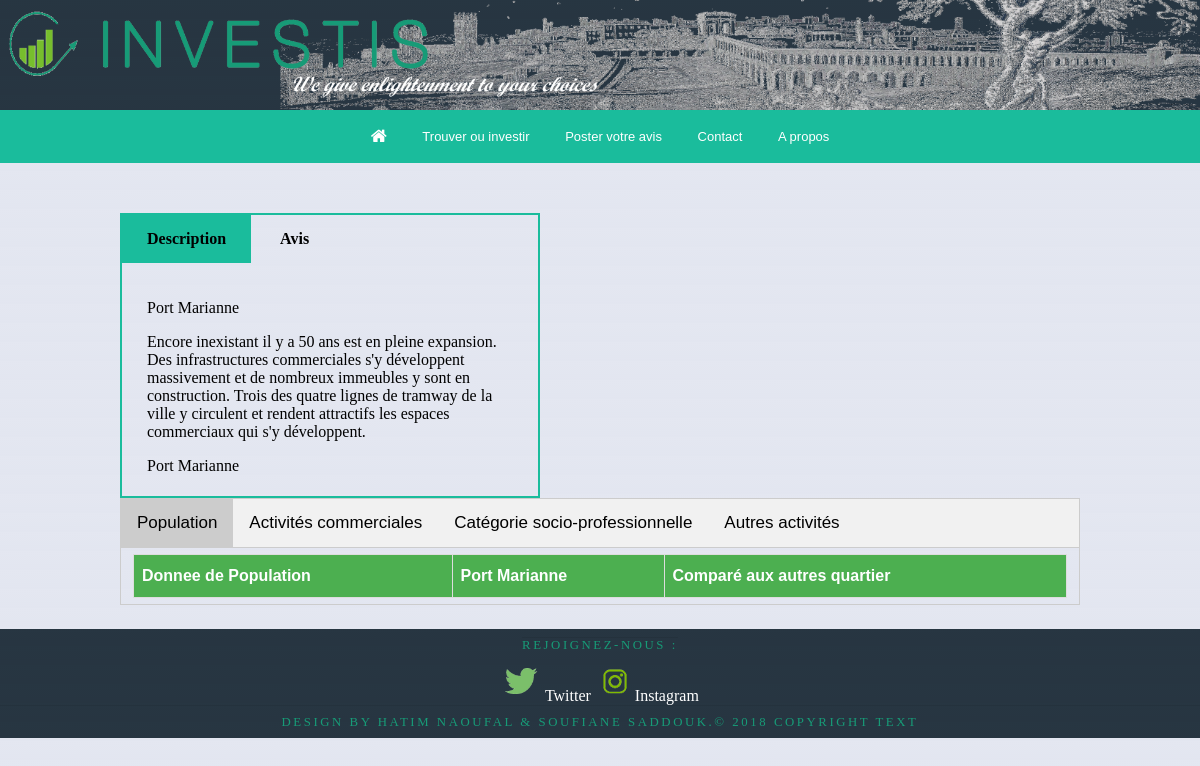
Screenshot of /results.php?nom_quartier=Port Marianne with the database file from the repository.
### tables this page shows
CREATE TABLE IF NOT EXISTS `quartier` (
  `code_quartier` int(11) NOT NULL,
  `nom_quartier` varchar(255) NOT NULL,
  `id_type` int(11) NOT NULL,
  `description` varchar(1000) NOT NULL,
  PRIMARY KEY (`code_quartier`),
  KEY `FK_quartier_id_type` (`id_type`)
);

### results.php (the view, shortened to what this page needs)
<?php
$nom_quartier = $_GET['nom_quartier'];
?>
<!DOCTYPE html>
<html>
<head>
<link type="text/css" rel="stylesheet" href="css/style.css" />
<link href="css/font-awesome/css/font-awesome.min.css" rel="stylesheet" type="text/css">
</head>
<body>
 <div class="header">
        <img class="montp" src="./images/img11.png" />
        <div class="head01">
            <div id="img1" class="head01">
                <a href="index.php" target="_blank"><img class="logo" src="./images/INVESTIS_logo.png" alt="C.investis logo" /></a>
            </div>
        </div>
        </div>
<div class="container">
    <div>
                <ul class="nav">
                    <li><a href="./recherche/recherche.php"><i class="icon-home icon-large"></i></a></li>
                    <li><a href="./recherche/recherche.php">Trouver ou investir</a></li>
                    <li><a href="./avis.php"> Poster votre avis</a></li>
                    <li><a href="./contact.php"> Contact</a></li>
                    <li><a href="./about.php"> A propos</a></li>
</ul>
    </div>
  </div>
<div class="main01">
      <label class="labeltab"  for="tab0">Description</label>
      <label class="labeltab" for="tab2">Avis</label>
      <div class="content12">
        <div id="content1">
        <p>
         <?php
try{
$bdd = new PDO('mysql:host=localhost;dbname=investis04;charset=utf8','root','');
$bdd ->setAttribute(PDO::ATTR_ERRMODE, PDO::ERRMODE_EXCEPTION);
    $req = ('select * from quartier where nom_quartier = "'.$nom_quartier.'"');
    $rep = $bdd->query($req);
    while ($p = $rep ->fetch()){
      echo "<div> " . $p['nom_quartier'] . "</div> <p>" . $p['description'] . "</p>" ;
   }
    }
catch(PDOException $e)
    {
    echo $req . "<br>" . $e->getMessage();
    }
       ?>
        </p>
        </div>
      </div>
</div>
<div class="tab1">
  <button class="tablinks" id="defaultOpen" onclick="openCity(event, 'population')">Population </button>
  <button class="tablinks" onclick="openCity(event, 'activites_commerciales')">Activités commerciales</button>
  <button class="tablinks" onclick="openCity(event, 'categorie_socio_professionnelle')">Catégorie socio-professionnelle</button>
  <button class="tablinks" onclick="openCity(event, 'autres_activites')">  Autres activités</button>
</div>
<div id="population" class="tabcontent1" >
  <?php
echo "<table id=\"customers\"><tr><th>Donnee de Population</th><th>".$_GET['nom_quartier']."</th><th>Comparé aux autres quartier</th></tr>";
?>
</table>
</div>
     <footer class="footer2">
              <div class="social-navigation">
                    <span class="copyright">Rejoignez-nous :</span></br>
                      <img  src="images/twitter-logo.png" alt="insta" width="40"><a href="https://twitter.com/"><span> Twitter</span></a>
                      <img src="images/insta.png" alt="insta" width="40"/><a href="https://www.instagram.com/"><span>Instagram</span></a>
                      </div>
                          <div class="copyright">
                    Design by Hatim Naoufal & Soufiane SADDOUK.© 2018 Copyright Text
                  </div>
            </footer>
</body>
</html>

### css/style.css (style rules this page uses)
body { margin:0px; padding:0px; background-image: url('../images/grid.png'); min-height: 100%; }
.header { width:100%; height:110px; position:relative; top:0; left:0; background: rgba(19, 35, 47, 0.9); }
.head01 { width:100%; height:100%; position:absolute; }
#img1 { top:10%; }
.logo { height: 80%; margin-left: 4px; }
*, *:before, *:after { box-sizing: border-box; }
a { text-decoration: none; color: #1ab188; }
.tab1 { overflow: hidden; border: 1px solid #ccc; background-color: #f1f1f1; text-align: center; margin-top: 5% ; margin-right: auto; margin-left: auto; width: 80%; }
.tab1 button { background-color: inherit; float: left; border: none; outline: none; cursor: pointer; padding: 14px 16px; transition: 0.3s; font-size: 17px; }
.tab1 button.active { background-color: #ccc; }
.tabcontent1 { margin: auto; width: 80%; display: none; padding: 6px 12px; border: 1px solid #ccc; border-top: none; }
.container { margin: 0 auto; }
.nav { font-family: 'Orienta', sans-serif; font-weight: 400; font-size: 13px; line-height: 13px; position: relative; padding: 0 0 0 4px; margin: 0; text-align: center; background-color: #1abc9c; }
.nav a, .nav a:link, .nav a:visited, .nav a:hover, .nav a:focus, span { color: #fff; text-decoration: none; }
.nav > li { display: inline-block; text-align: center; margin-left: -4px; }
.nav > li > a { padding:20px 18px; display: block; }
#customers { font-family: "Trebuchet MS", Arial, Helvetica, sans-serif; border-collapse: collapse; width: 100%; }
#customers td, #customers th { border: 1px solid #ddd; padding: 8px; }
#customers th { padding-top: 12px; padding-bottom: 12px; text-align: left; background-color: #4CAF50; color: white; }
.montp { float: right; height: 100%; }
.social-navigation { text-align:center; }
.copyright { overflow: hidden; border-top: 1px solid rgba(0,0,0,0.08); letter-spacing: 0.20em; line-height: 2.5em; text-transform: uppercase; font-size: 0.80em; color: rgb(23,155,119); text-align: center; }
.footer2 { width: 100%; right: 0; left: 0; margin-bottom: 0px; background: rgba(19, 35, 47, 0.9); margin-top: 2%; bottom: 0; }
.main01 { border-style: outset outset outset outset; border-width: 6px; border-color: #1abc9c; margin: 0 auto; width: 35%; max-width: 35%; border-style: solid; border-width: 2px; float: left; margin-left: 10%; margin-top: 50px }
.content12 > #content1, #content2 { display: none; padding: 20px 25px 5px; }
.labeltab { display: inline-block; padding: 15px 25px; font-weight: 600; text-align: center; }
.firstab:checked + .labeltab { background: #1abc9c; }
#tab0:checked ~ .content12 #content1, #tab2:checked ~ .content12 #content2, #tab3:checked ~ .content12 #content3, #tab4:checked ~ .content12 #content4 { display: block; }

### rows the page displays
quartier: nom_quartier "Port Marianne", description "Encore inexistant il y a 50 ans est en pleine expansion. Des infrastructures commerciales s'y développent massivement et de nombreux immeubles y sont en construction. Trois des quatre lignes de tramway de la ville y circulent et rendent attractifs les espaces commerciaux qui s'y développent."
quartier: nom_quartier "Port Marianne"

### other values shown
$_GET['nom_quartier'] "Port Marianne"
